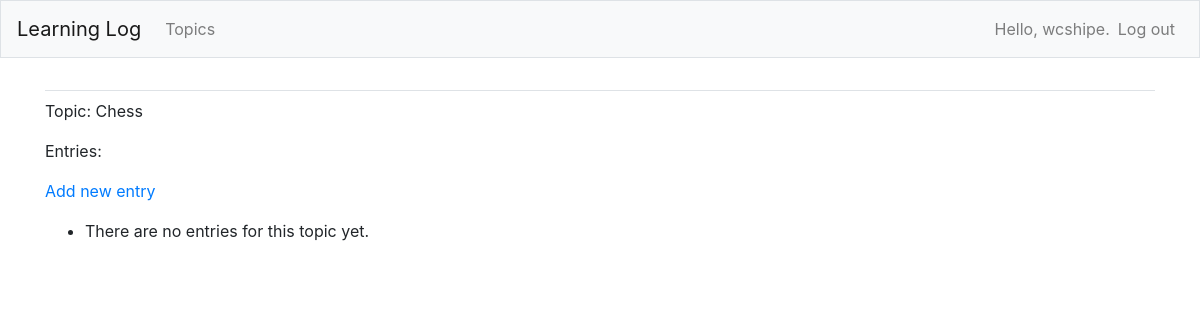
The page /topics/1/ (signed in) on the database as committed earlier.
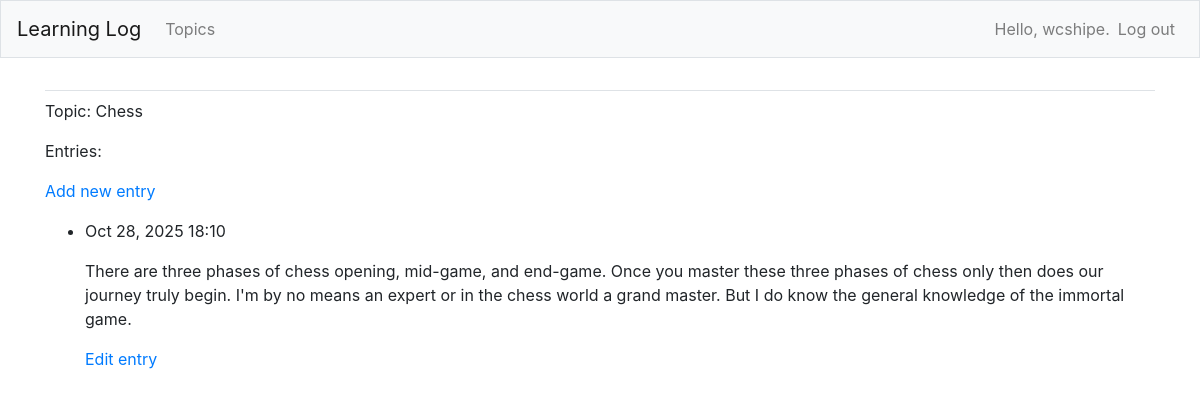
The same page on the database as committed later.
### learning_logs/models.py (models this page shows, shortened)
class Topic(models.Model):
    text = models.CharField(max_length=200)
    date_added = models.DateTimeField(auto_now_add = True)
    owner = models.ForeignKey(User, on_delete=models.CASCADE)
    def __str__(self):
        return self.text

class Entry(models.Model):
    topic = models.ForeignKey(Topic, on_delete=models.CASCADE)
    text = models.TextField()
    date_added = models.DateTimeField(auto_now_add=True)
    class Meta:
        verbose_name_plural = 'entries'

### learning_logs/views.py (the view)
# urls.py: path('topics/<int:topic_id>/', views.topic, name='topic'),
@login_required
def topic(request, topic_id):
    topic = Topic.objects.get(id=topic_id)
    if topic.owner != request.user:
      raise Http404
    entries = topic.entry_set.order_by('-date_added')
    context = {'topic': topic, 'entries': entries}
    return render(request, 'learning_logs/topic.html', context)

### learning_logs/templates/learning_logs/topic.html
{% extends 'learning_logs/base.html' %}
{% block content %}
<p>Topic: {{ topic }}</p>
<p>Entries:</p>
<p>
  <a href="{% url 'learning_logs:new_entry' topic.id %}">Add new entry</a>
</p>
<ul>
  {% for entry in entries %}
    <li>
        <p>{{ entry.date_added|date:'M d, Y H:i' }}</p>
        <p>{{ entry.text|linebreaks }}</p>
        <p>
          <a href="{% url 'learning_logs:edit_entry' entry.id %}">Edit entry</a>
        </p>
    </li>
  {% empty %}
    <li>There are no entries for this topic yet.</li>
  {% endfor %}
</ul>
{% endblock content %}

### learning_logs/templates/learning_logs/base.html (shortened to what this page needs)
{% load bootstrap4 %}
<!doctype html>
<html lang='en'>
<head>
  {% bootstrap_css %}
</head>
<body>
  <nav class="navbar navbar-expand-md navbar-light bg-light mb-4 border">
    <a class="navbar-brand" href="{% url 'learning_logs:index' %}">
      Learning Log</a>
    <div class="collapse navbar-collapse" id="navbbarCollapse">
      <ul class="navbar-nav mr-auto">
        <li class="nav-item">
          <a class="nav-link" href="{% url 'learning_logs:topics' %}">
            Topics</a></li>
      </ul>
      <ul class="navbar-nav ml-auto">
        {% if user.is_authenticated %}
          <li class="nav-item">
            <span class="navbar-text">Hello, {{ user.username }}.</span>
          </li>
          <li class="nav-item">
            <a class="nav-link" href="{% url 'users:logout' %}">Log out</a>
          </li>
        {% else %}
          <li class="nav-item">
            <a class="nav-link" href="{% url 'users:register' %}">Register</a>
          </li>
          <li class="nav-item">
            <a class="nav-link" href="{% url 'users:login' %}">Log in</a></li>
        {% endif %}
      </ul>
     </div>
  </nav>
  <main role="main" class="container">
    <div class="pb-2 mb-2 border-bottom">
    </div>
    <div>
      {% block content %}{% endblock content %}
    </div>
  </main>
</html>

Rows that differ between the two databases and show on the page:
added Entry: date_added "Oct 28, 2025 18:10", text "There are three phases of chess opening, mid-game, and end-game. Once you master these three phases of chess only then does our journey truly begin. I'm by no means an expert or in the chess world a grand master. But I do know the general knowledge of the immortal game."
Other text that changed with them:
text no longer shown: "There are no entries for this topic yet."
